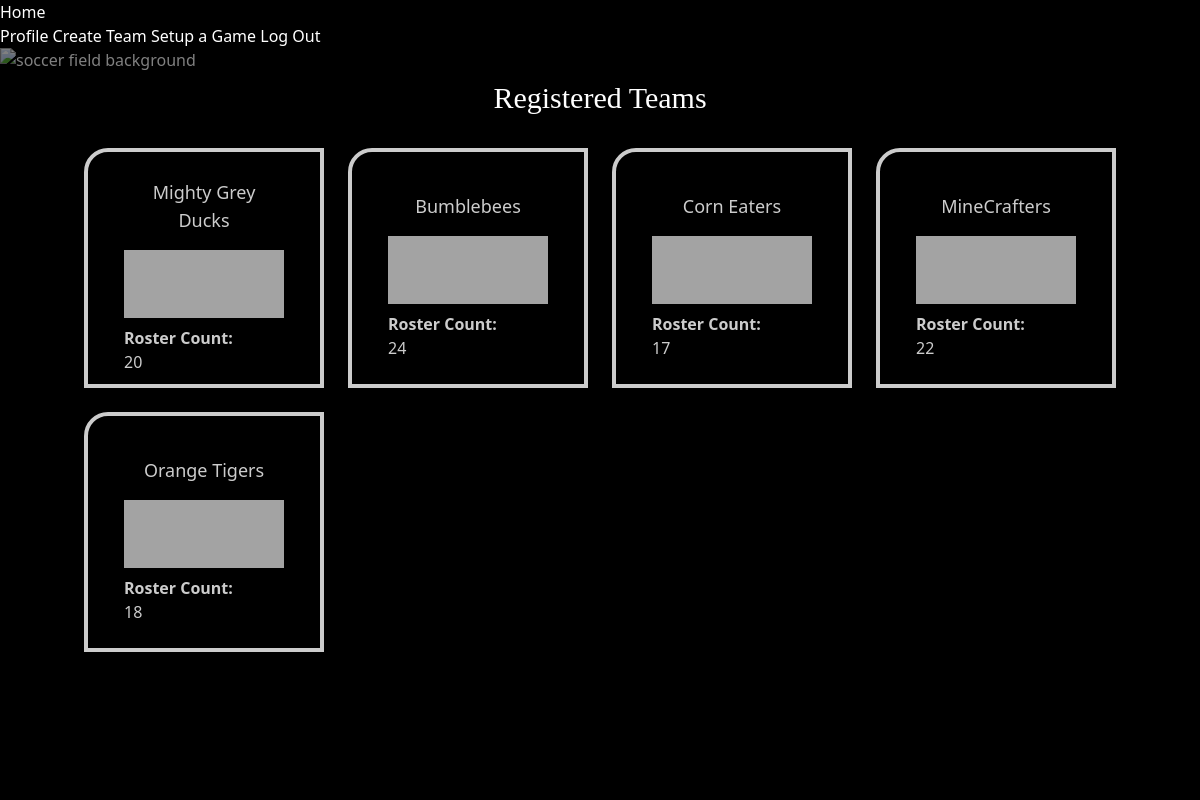
The page /teams (signed in) on the database its author committed.
### kickup_app/models.py (models this page shows, shortened)
class Team(db.Model):
    id = db.Column(db.Integer, primary_key=True)
    team_name = db.Column(db.String(80), nullable=False)
    logo_url = db.Column(db.String(), nullable=True)
    date_formed = db.Column(db.Date)
    players = db.relationship('User', back_populates='team')
    home_games = db.relationship('Game', back_populates="home_team", foreign_keys="Game.home_id")
    away_games = db.relationship('Game', back_populates="away_team", foreign_keys="Game.away_id")

### kickup_app/main/routes.py (the view)
@main.route('/teams', methods=['GET'])
@login_required
def teams_list():
  teams = Team.query.all()
  return render_template('teams_list.html', teams=teams)

### kickup_app/extensions.py (called while the page is built)
@login_manager.user_loader
def load_user(user_id):
    return User.query.get(user_id)

### kickup_app/templates/teams_list.html
{% extends 'index.html' %}
{% block content %}
<img class="fixed homepage-image w-screen h-screen opacity-50" src="https://images.unsplash.com/photo-1516731566880-919c39006c9d?ixlib=rb-4.0.3&ixid=MnwxMjA3fDB8MHxwaG90by1wYWdlfHx8fGVufDB8fHx8&auto=format&fit=crop&w=2070&q=80" alt="soccer field background"/>
<h1 class="text-center m-8 text-3xl font-serif">Registered Teams</h1>
<section class="flex justify-center" >
  <ol class="grid grid-cols-4 gap-6">
    {% for team in teams %}
    <li class="flex flex-col items-center justify-center border-solid border-4 border-white w-60 h-60 rounded-tl-3xl bg-black opacity-80 drop-shadow-xl">
      <a class="w-40" href="/team-details/{{ team.id }}">
        <p class="text-center text-lg m-4">{{ team.team_name }}</p>
        <img src="{{team.logo_url}}" alt="team logo">
        <p class="mt-2"><strong>Roster Count: </strong></p>
        <p>{{ team.players|length }}</p>
      </a>
    </li>
    {% endfor %}
  </ol>
</section>
{% endblock %}

### kickup_app/static/style.css (style rules this page uses)
.homepage-image { position: absolute; z-index: -1; animation-name: fade; animation-duration: 5s; }

### rows shown on the page
Team: team_name "Mighty Grey Ducks", players|length "20"
Team: team_name "Bumblebees", players|length "24"
Team: team_name "Corn Eaters", players|length "17"
Team: team_name "MineCrafters", players|length "22"
Team: team_name "Orange Tigers", players|length "18"
